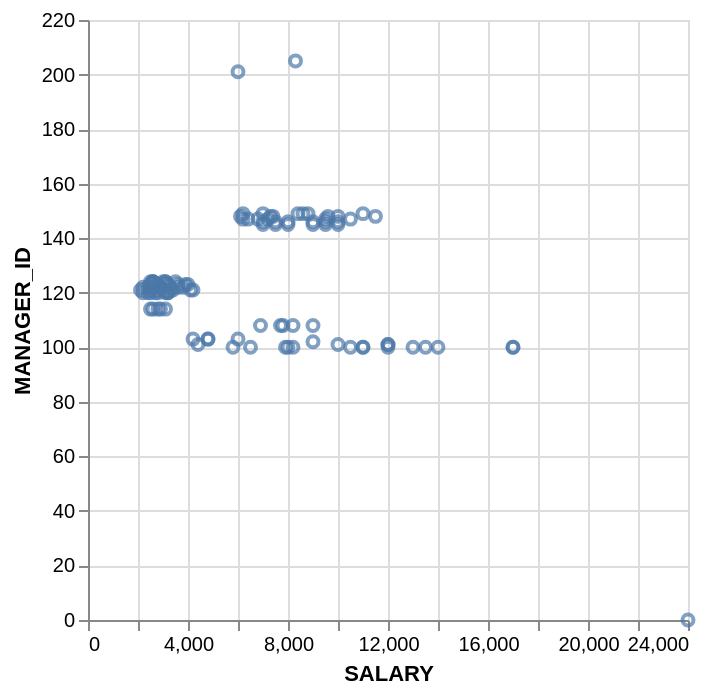

Specify this chart in Vega-Lite:
### Vega-Lite specification from a JSON file in a GitHub repository (floating-point values rounded to 4 significant figures)
{"data": {"values": [{"x_data": 24000, "y_data": 0}, {"x_data": 17000, "y_data": 100}, {"x_data": 17000, "y_data": 100}, {"x_data": 9000, "y_data": 102}, {"x_data": 6000, "y_data": 103}, {"x_data": 4800, "y_data": 103}, {"x_data": 4800, "y_data": 103}, {"x_data": 4200, "y_data": 103}, {"x_data": 12000, "y_data": 101}, {"x_data": 9000, "y_data": 108}, {"x_data": 8200, "y_data": 108}, {"x_data": 7700, "y_data": 108}, {"x_data": 7800, "y_data": 108}, {"x_data": 6900, "y_data": 108}, {"x_data": 11000, "y_data": 100}, {"x_data": 3100, "y_data": 114}, {"x_data": 2900, "y_data": 114}, {"x_data": 2800, "y_data": 114}, {"x_data": 2600, "y_data": 114}, {"x_data": 2500, "y_data": 114}, {"x_data": 8000, "y_data": 100}, {"x_data": 8200, "y_data": 100}, {"x_data": 7900, "y_data": 100}, {"x_data": 6500, "y_data": 100}, {"x_data": 5800, "y_data": 100}, {"x_data": 3200, "y_data": 120}, {"x_data": 2700, "y_data": 120}, {"x_data": 2400, "y_data": 120}, {"x_data": 2200, "y_data": 120}, {"x_data": 3300, "y_data": 121}, {"x_data": 2800, "y_data": 121}, {"x_data": 2500, "y_data": 121}, {"x_data": 2100, "y_data": 121}, {"x_data": 3300, "y_data": 122}, {"x_data": 2900, "y_data": 122}, {"x_data": 2400, "y_data": 122}, {"x_data": 2200, "y_data": 122}, {"x_data": 3600, "y_data": 123}, {"x_data": 3200, "y_data": 123}, {"x_data": 2700, "y_data": 123}, {"x_data": 2500, "y_data": 123}, {"x_data": 3500, "y_data": 124}, {"x_data": 3100, "y_data": 124}, {"x_data": 2600, "y_data": 124}, {"x_data": 2500, "y_data": 124}, {"x_data": 14000, "y_data": 100}, {"x_data": 13500, "y_data": 100}, {"x_data": 12000, "y_data": 100}, {"x_data": 11000, "y_data": 100}, {"x_data": 10500, "y_data": 100}, {"x_data": 10000, "y_data": 145}, {"x_data": 9500, "y_data": 145}, {"x_data": 9000, "y_data": 145}, {"x_data": 8000, "y_data": 145}, {"x_data": 7500, "y_data": 145}, {"x_data": 7000, "y_data": 145}, {"x_data": 10000, "y_data": 146}, {"x_data": 9500, "y_data": 146}, {"x_data": 9000, "y_data": 146}, {"x_data": 8000, "y_data": 146}, {"x_data": 7500, "y_data": 146}, {"x_data": 7000, "y_data": 146}, {"x_data": 10500, "y_data": 147}, {"x_data": 9500, "y_data": 147}, {"x_data": 7200, "y_data": 147}, {"x_data": 6800, "y_data": 147}, {"x_data": 6400, "y_data": 147}, {"x_data": 6200, "y_data": 147}, {"x_data": 11500, "y_data": 148}, {"x_data": 10000, "y_data": 148}, {"x_data": 9600, "y_data": 148}, {"x_data": 7400, "y_data": 148}, {"x_data": 7300, "y_data": 148}, {"x_data": 6100, "y_data": 148}, {"x_data": 11000, "y_data": 149}, {"x_data": 8800, "y_data": 149}, {"x_data": 8600, "y_data": 149}, {"x_data": 8400, "y_data": 149}, {"x_data": 7000, "y_data": 149}, {"x_data": 6200, "y_data": 149}, {"x_data": 3200, "y_data": 120}, {"x_data": 3100, "y_data": 120}, {"x_data": 2500, "y_data": 120}, {"x_data": 2800, "y_data": 120}, {"x_data": 4200, "y_data": 121}, {"x_data": 4100, "y_data": 121}, {"x_data": 3400, "y_data": 121}, {"x_data": 3000, "y_data": 121}, {"x_data": 3800, "y_data": 122}, {"x_data": 3600, "y_data": 122}, {"x_data": 2900, "y_data": 122}, {"x_data": 2500, "y_data": 122}, {"x_data": 4000, "y_data": 123}, {"x_data": 3900, "y_data": 123}, {"x_data": 3200, "y_data": 123}, {"x_data": 2800, "y_data": 123}, {"x_data": 3100, "y_data": 124}, {"x_data": 3000, "y_data": 124}, {"x_data": 2600, "y_data": 124}, {"x_data": 2600, "y_data": 124}, {"x_data": 4400, "y_data": 101}, {"x_data": 13000, "y_data": 100}, {"x_data": 6000, "y_data": 201}, {"x_data": 10000, "y_data": 101}, {"x_data": 12000, "y_data": 101}, {"x_data": 8300, "y_data": 205}]}, "mark": "point", "encoding": {"x": {"field": "x_data", "type": "quantitative", "title": "SALARY"}, "y": {"field": "y_data", "type": "quantitative", "title": "MANAGER_ID"}}}
